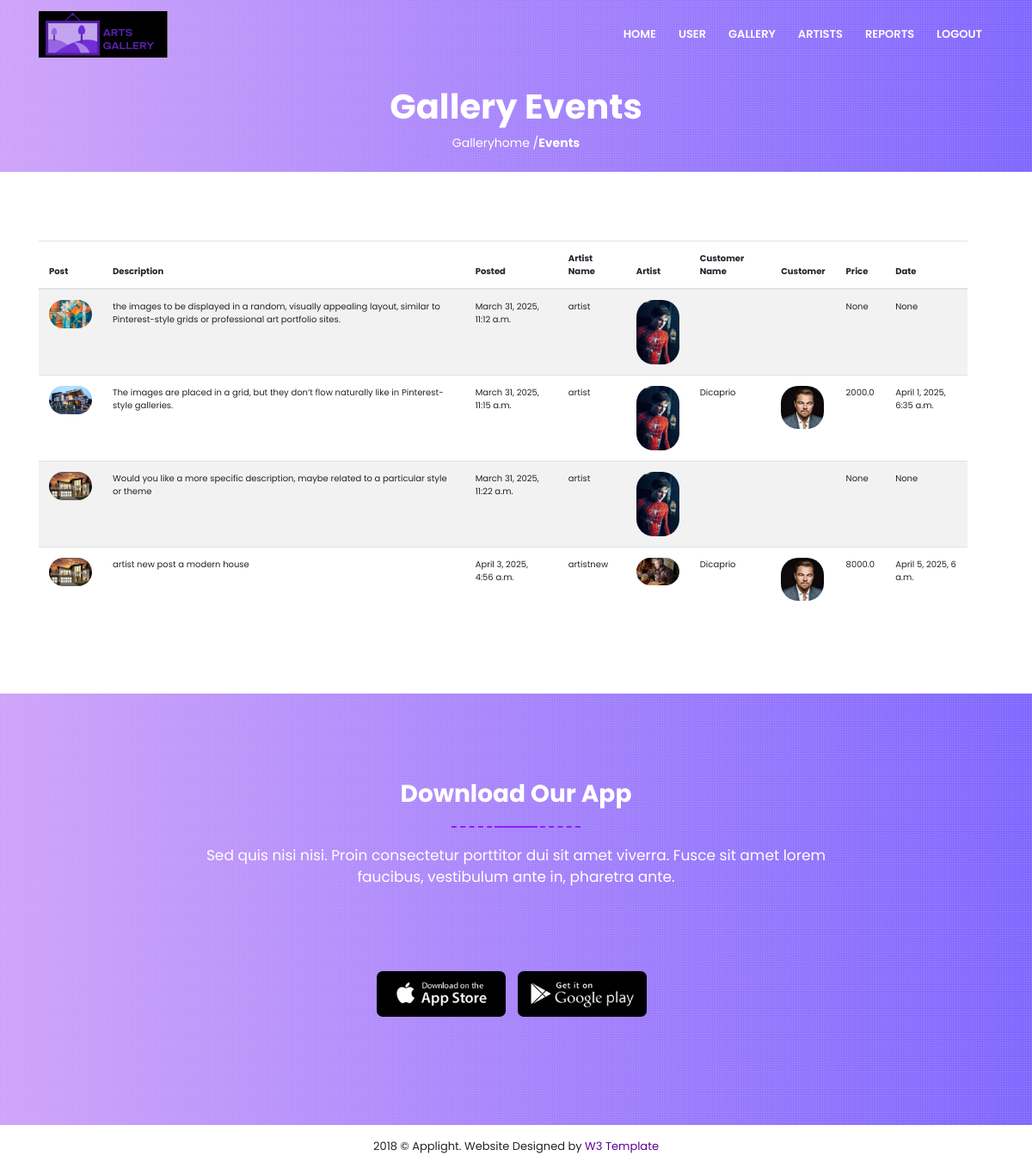
Screenshot of /adminreports with the database file from the repository.
### Artsapp/models.py (models this page shows)
class Post(models.Model):
    user = models.ForeignKey(Artist_tbl,on_delete=models.CASCADE)
    image = models.ImageField()
    description = models.CharField(max_length=800)
    status = models.CharField(max_length=50,default='not sold')
    posted=models.DateTimeField(auto_now_add=True)
    price = models.FloatField(null=True)
    sold_to = models.ForeignKey(User_tbl,on_delete=models.CASCADE,null=True)
    sold_date = models.DateTimeField(null=True)
    start_amount = models.FloatField(null=True)

class Artist_tbl(models.Model):
    user = models.ForeignKey(User,on_delete=models.CASCADE)
    username = models.CharField(max_length=50)
    phone = models.CharField(max_length=20)
    address = models.CharField(max_length=255)
    email = models.EmailField()
    bio=models.CharField(max_length=500)
    image = models.ImageField(null=True)

class User_tbl(models.Model):
    user = models.ForeignKey(User,on_delete=models.CASCADE)
    username = models.CharField(max_length=50)
    phone = models.CharField(max_length=20)
    address = models.CharField(max_length=255)
    email = models.EmailField()
    bio=models.CharField(max_length=500)
    image = models.ImageField(null=True)

### Artsapp/views.py (the view)
# urls.py: path('adminreports', views.adminreports),
def adminreports(request):
    post = Post.objects.all()
    return render(request, 'adminorders.html', {'posts': post})

### templates/adminorders.html
{% extends 'admincommon.html' %}
{% block content %}
<section class="banner" style="height: 5vh;" data-scroll-index='0'>
    <div class="banner-overlay">
      <div class="container">
        <div class="row justify-content-center text-center">
          <div class="col-lg-12 col-md-12 col-sm-12 col-xs-12">
            <h1 class="text-white">Gallery Events</h1>
            <p class="text-white">Galleryhome /<b>Events</b> </p>
          </div>
        </div>
      </div>
    </div>
</section>
<section class="about section-padding prelative" data-scroll-index='1'>
    <div class="container">
        <div class="col-lg-12 row">
            <table class="table table-striped table-hover" style="font-size: 10px;">
                <thead >
                    <tr>
                        <th scope="col">Post</th>
                        <th scope="col">Description</th>
                        <th scope="col">Posted</th>
                        <th scope="col">Artist Name</th>
                        <th scope="col">Artist</th>
                        <th scope="col">Customer Name</th>
                        <th scope="col">Customer</th>
                        <th scope="col">Price</th>
                        <th scope="col">Date</th>
                    </tr>
                </thead>
                <tbody>
                    {% for post in posts %}
                    <tr>
                        <td><img src="static/media/{{ post.image }}" style="width: 50px;border-radius: 20px;" alt=""></td>
                        <td>{{ post.description }}</td>
                        <td>{{ post.posted }}</td>
                        <td>{{ post.user.username }}</td>
                        <td><img src="static/media/{{ post.user.image }}" style="width: 50px;border-radius: 20px;" alt=""></td>
                        <td>{{ post.sold_to.username }}</td>
                        <td><img src="static/media/{{ post.sold_to.image }}" style="width: 50px;border-radius: 20px;" alt=""></td>
                        <td>{{ post.price }}</td>
                        <td>{{ post.sold_date }}</td>
                    </tr>
                    {% endfor %}
                </tbody>
            </table>
        </div>
    </div>
</section>
{% endblock %}

### templates/admincommon.html (shortened to what this page needs)
<!DOCTYPE html>
<html>
<head>
<link rel="stylesheet" href="https://cdn.jsdelivr.net/bxslider/4.2.12/jquery.bxslider.css">
<link rel="stylesheet" href="static/css/animate.css">
<link rel="stylesheet" href="https://stackpath.bootstrapcdn.com/bootstrap/4.1.1/css/bootstrap.min.css">
<link rel="stylesheet" type="text/css" href="static/css/style.css"/>
<link rel="stylesheet" href="https://use.fontawesome.com/releases/v5.1.0/css/all.css">
</head>
<body>
<nav class="navbar navbar-expand-lg">
  <div class="container"> <a class="navbar-brand navbar-logo" href="#"> <img src="static/images/logo.png" alt="logo" class="logo-1"> </a>
    <div class="collapse navbar-collapse" id="navbarSupportedContent">
      <ul class="navbar-nav ml-auto">
        <li class="nav-item"> <a class="nav-link" href="/adminhome" >Home</a> </li>
        <li class="nav-item"> <a class="nav-link" href="/adminusers" >User</a> </li>
        <li class="nav-item"> <a class="nav-link" href="/admingallery" >Gallery</a> </li>
        <li class="nav-item"> <a class="nav-link" href="/adminartists" >Artists</a> </li>
        <li class="nav-item"> <a class="nav-link" href="/adminreports" >Reports</a> </li>
        <li class="nav-item"> <a class="nav-link" href="/login" >Logout</a> </li>
      </ul>
    </div>
  </div>
</nav>
{% block content %}{% endblock %}
<section class="download section-padding">
  <div class="container">
    <div class="row">
      <div class="col-md-12">
        <div class="sectioner-header text-center white">
          <h3>Download Our App</h3>
          <span class="line"></span>
          <p class="white">Sed quis nisi nisi. Proin consectetur porttitor dui sit amet viverra. Fusce sit amet lorem faucibus, vestibulum ante in, pharetra ante.</p>
        </div>
      </div>
      <div class="col-md-12">
        <div class="section-content text-center">
          <ul>
            <li><a href="#"><img src="static/images/appstore.png" class="wow fadeInUp" data-wow-delay="0.4s"/></a></li>
            <li><a href="#"><img src="static/images/playstore.png" class="wow fadeInUp" data-wow-delay="0.7s"/></a></li>
          </ul>
        </div>
      </div>
    </div>
  </div>
</section>
<footer class="footer-copy">
  <div class="container-fluid">
    <div class="row">
      <div class="col-md-12">
        <p>2018 &copy; Applight. Website Designed by <a href="http://w3Template.com" target="_blank" rel="dofollow">W3 Template</a></p>
      </div>
    </div>
  </div>
</footer>
</body>
</html>

### static/css/style.css (style rules this page uses)
* { padding:0; margin:0; }
body { font-family: 'Poppins', sans-serif; font-size: 14px; }
a { color:#5f0099; }
h1, h2, h3 { font-weight: 700; }
.white { color:#ffffff !important; }
.navbar { position: fixed; right: 0; left: 0; width: 100%; padding-left: 0; padding-right: 0; min-height: 50px; line-height: 50px; background: transparent; z-index: 1030; }
.navbar .nav-item { margin: 0 5px; padding: 0; }
.navbar .nav-item a { color: #fff; text-transform: uppercase; font-weight: 600; font-size: 13px; }
.navbar .nav-link { position: relative; padding: 0; }
.banner { background: #7a60ff; background: linear-gradient(to left, #7a60ff, #cd9ffa); padding:100px 0px; position:relative; }
.banner::before { content: ""; display: block; position: absolute; left: 0; top: 0; width: 100%; height: 100%; background: url(images/pattern.png); }
.prelative { position:relative }
.section-padding { padding:80px 0px; }
.sectioner-header { width:69%; margin:0 auto; }
.line { height: 2px; width: 50px; background: #8e1efc; display: block; margin: 20px auto 20px; }
.line::after { content:""; position: absolute; left: 50%; width: 150px; height: 2px; border-bottom: 2px dashed #8e1efc; margin-left: -75px; }
.sectioner-header p { color:#818992; font-size: 17px; }
.section-content { margin-top: 80px; }
.download { background: #7a60ff; background: linear-gradient(to left, #7a60ff, #cd9ffa); padding:100px 0px; position:relative; }
.download::before { content: ""; display: block; position: absolute; left: 0; top: 0; width: 100%; height: 100%; background: url(images/pattern.png); }
.download ul { list-style: none; }
.download ul li { display: inline-block; margin: 0px 10px 10px 0px; }
.download ul li a { display: block; }
.download ul li a img { width: 150px; border-radius: 7px; }
.footer-copy { background: #ffffff; color: #242424; font-size: 13px; text-align: center; padding:15px 0px; }
.footer-copy p { margin-bottom:0px; }

### rows the page displays
Post: image (picture), description "the images to be displayed in a random, visually appealing layout, similar to Pinterest-style grids or professional art portfolio sites.", posted "March 31, 2025, 11:12 a.m.", user.username "artist", user.image (picture), price "None", sold_date "None"
Post: image (picture), description "The images are placed in a grid, but they don’t flow naturally like in Pinterest-style galleries.", posted "March 31, 2025, 11:15 a.m.", user.username "artist", user.image (picture), sold_to.username "Dicaprio", sold_to.image (picture), price "2000.0", sold_date "April 1, 2025, 6:35 a.m."
Post: image (picture), description "Would you like a more specific description, maybe related to a particular style or theme", posted "March 31, 2025, 11:22 a.m.", user.username "artist", user.image (picture), price "None", sold_date "None"
Post: image (picture), description "artist new post a modern house", posted "April 3, 2025, 4:56 a.m.", user.username "artistnew", user.image (picture), sold_to.username "Dicaprio", sold_to.image (picture), price "8000.0", sold_date "April 5, 2025, 6 a.m."
